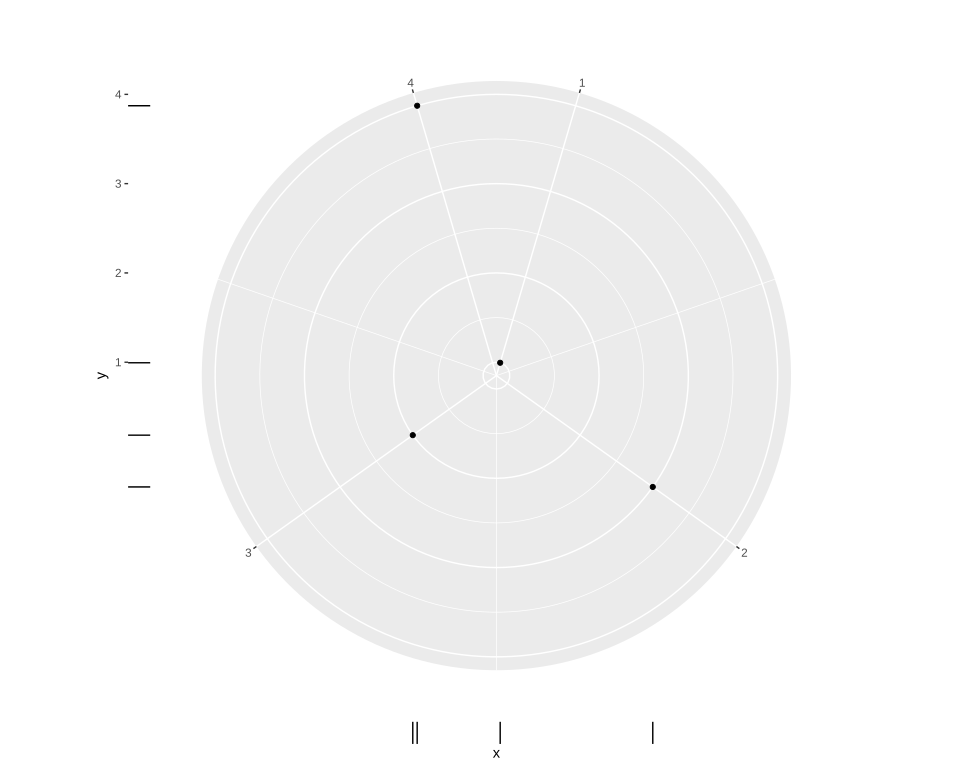

The R source for this figure:
# The plot test/golden/rug_radial.svg draws, drawn by ggplot2 itself, as ggplot2's own visual tests
# draw their snapshots: the independent check on that golden whenever it changes. The suite never
# runs this; it needs R, ggplot2 and vdiffr, saved as the Docker image giggly-r:ggplot2-4.0.3. From
# the repository's root:
#
#   docker run --rm -v "$PWD/test/golden":/golden:ro giggly-r:ggplot2-4.0.3 \
#     Rscript /golden/rug_radial.R > rug_radial.ggplot2.svg
#
# and compare the two drawings element by element, as test/golden/line_missing.R does.
#
# Rugs in radial coordinates: still straight lines, from the panel's square bottom and left edges,
# each at its point's place on the circle, as ggplot2 draws them.
# First checked with ggplot2 4.0.3 and vdiffr 1.0.9: every element matches, in order, and every
# clip path but svglite's around the whole drawing, as in test/golden/radial.R.

library(ggplot2)

df <- data.frame(x = c(1, 2, 3, 4), y = c(1, 3, 2, 4))
plot <- ggplot(df, aes(x, y)) + geom_point() + geom_rug() + coord_radial() + theme_gray()

file <- tempfile(fileext = ".svg")
vdiffr::write_svg(plot, file)
cat(readLines(file), sep = "\n")
